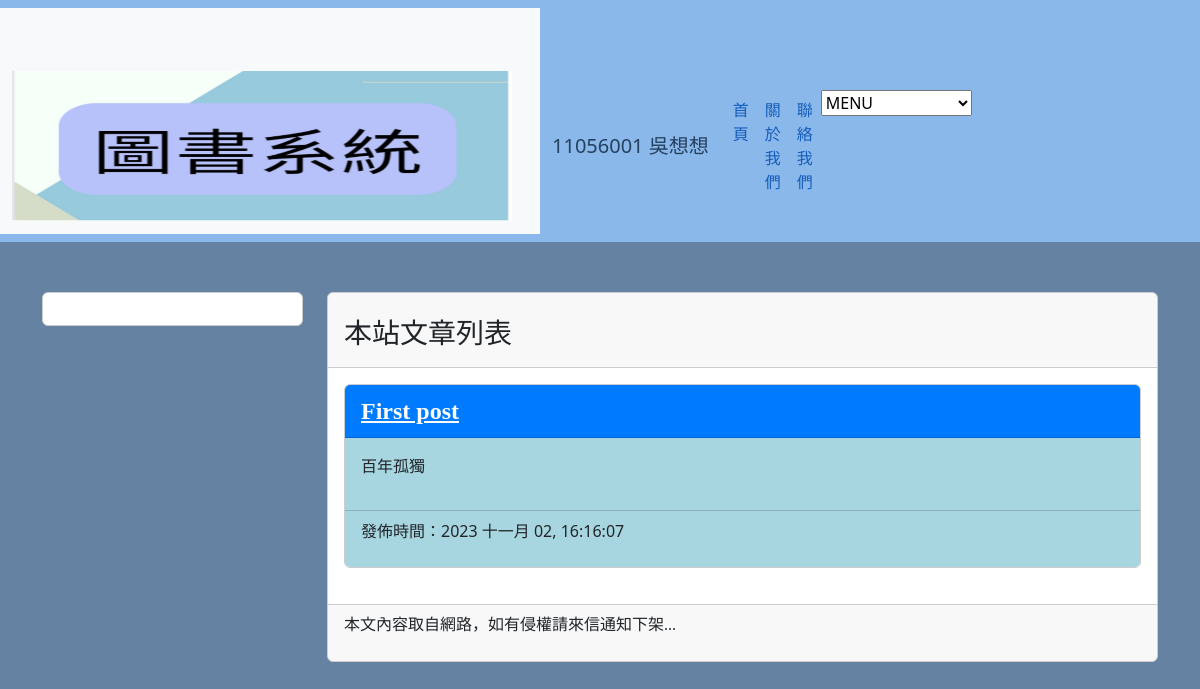
/, run on an earlier commit of the app's database.
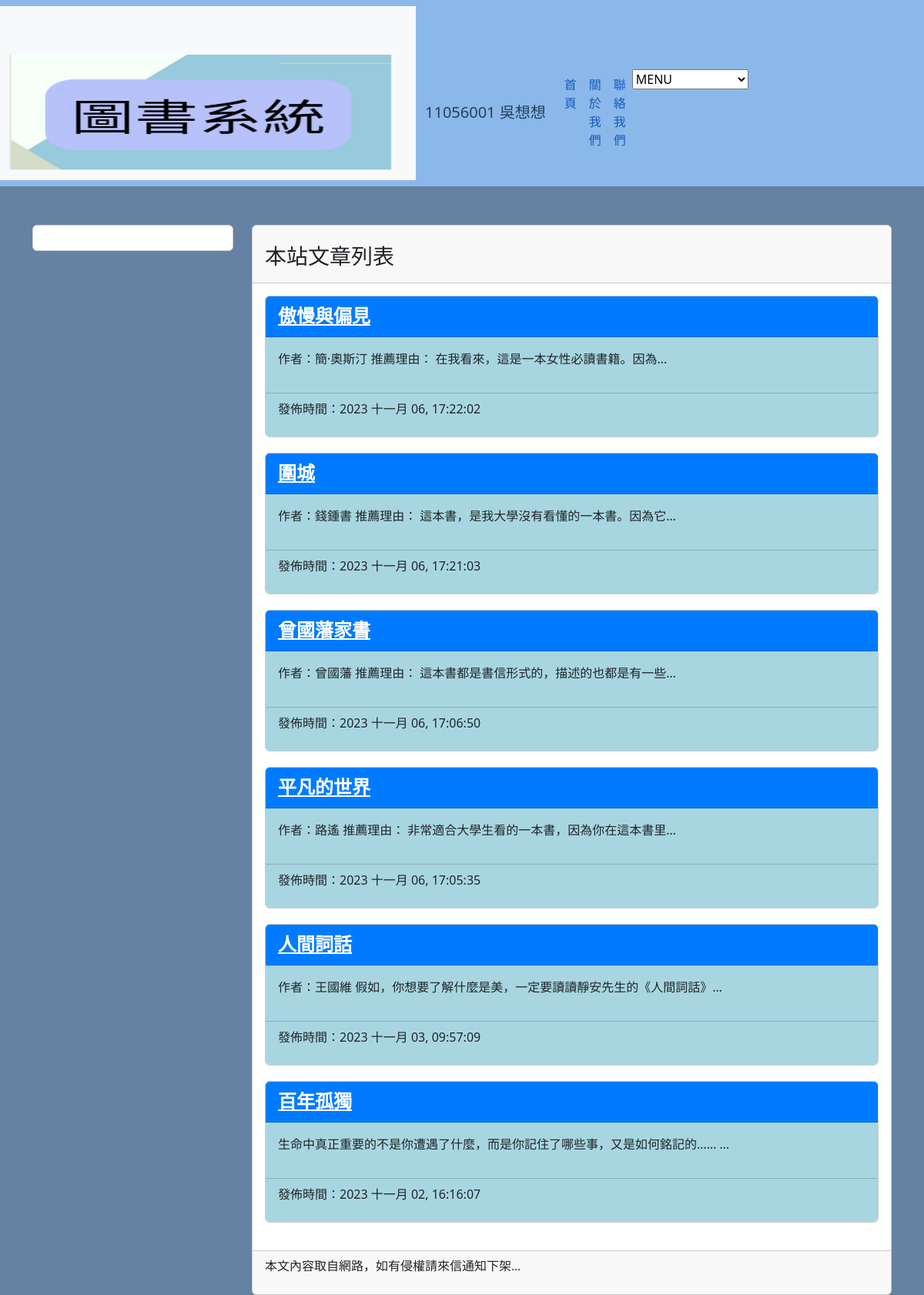
And on a later commit of the database.
### book/models.py (models this page shows, shortened)
class Postbb(models.Model):
    title = models.CharField(max_length=200)
    slug = models.SlugField()  # 确保slug字段是SlugField类型
    body = models.TextField()  # 确保body字段是TextField类型
    pub_date = models.DateTimeField(auto_now_add=True)
    class Meta:
        ordering = ('-pub_date', )

### book/views.py (the view)
# urls.py: path('', homepage, name="homepage"),
def homepage(request):
    posts = Postbb.objects.all()
    now = datetime.now()
    return render(request, 'index.html', {'posts':posts})

### templates/index.html (shortened to what this page needs)
{% extends 'base2.html' %}
{% load static %}
{% block headmessage %}
<h3 style="font-family:微軟正黑體;">本站文章列表</h3>
{% endblock headmessage %}
{% block content %}
{% for post in posts %}
<div class="card" style="margin-bottom: 20px;">
    <div class="card-header" style="background-color: #007bff;">
        <a href="/post/{{post.slug}}" style="font-family:微軟正黑體; font-size:18pt; font-weight:bold; color: #ffffff;">{{post.title}}</a>
    </div>
    <div class='card-body' style='background-color:#a7d6e1;'>
        <p>
            {{ post.body | truncatechars:40 }}
        </p>
    </div>
    <div class='card-footer'  style='background-color:#a7d6e1;'>
        <p>
            發佈時間：{{ post.pub_date | date:"Y M d, H:i:s"}}
        </p>
    </div>
</div>
{% endfor %}
{% endblock %}

What changed in the data, as far as the page shows it:
added Postbb: title "傲慢與偏見", body "作者：簡·奧斯汀 推薦理由： 在我看來，這是一本女性必讀書籍。因為…", pub_date "2023 十一月 06, 17:22:02"
added Postbb: title "圍城", body "作者：錢鍾書 推薦理由： 這本書，是我大學沒有看懂的一本書。因為它…", pub_date "2023 十一月 06, 17:21:03"
added Postbb: title "曾國藩家書", body "作者：曾國藩 推薦理由： 這本書都是書信形式的，描述的也都是有一些…", pub_date "2023 十一月 06, 17:06:50"
added Postbb: title "平凡的世界", body "作者：路遙 推薦理由： 非常適合大學生看的一本書，因為你在這本書里…", pub_date "2023 十一月 06, 17:05:35"
added Postbb: title "人間詞話", body "作者：王國維 假如，你想要了解什麼是美，一定要讀讀靜安先生的《人間詞話》…", pub_date "2023 十一月 03, 09:57:09"
changed Postbb "百年孤獨": title "First post" → "百年孤獨"; body "百年孤獨" → "生命中真正重要的不是你遭遇了什麼，而是你記住了哪些事，又是如何銘記的…… …"
